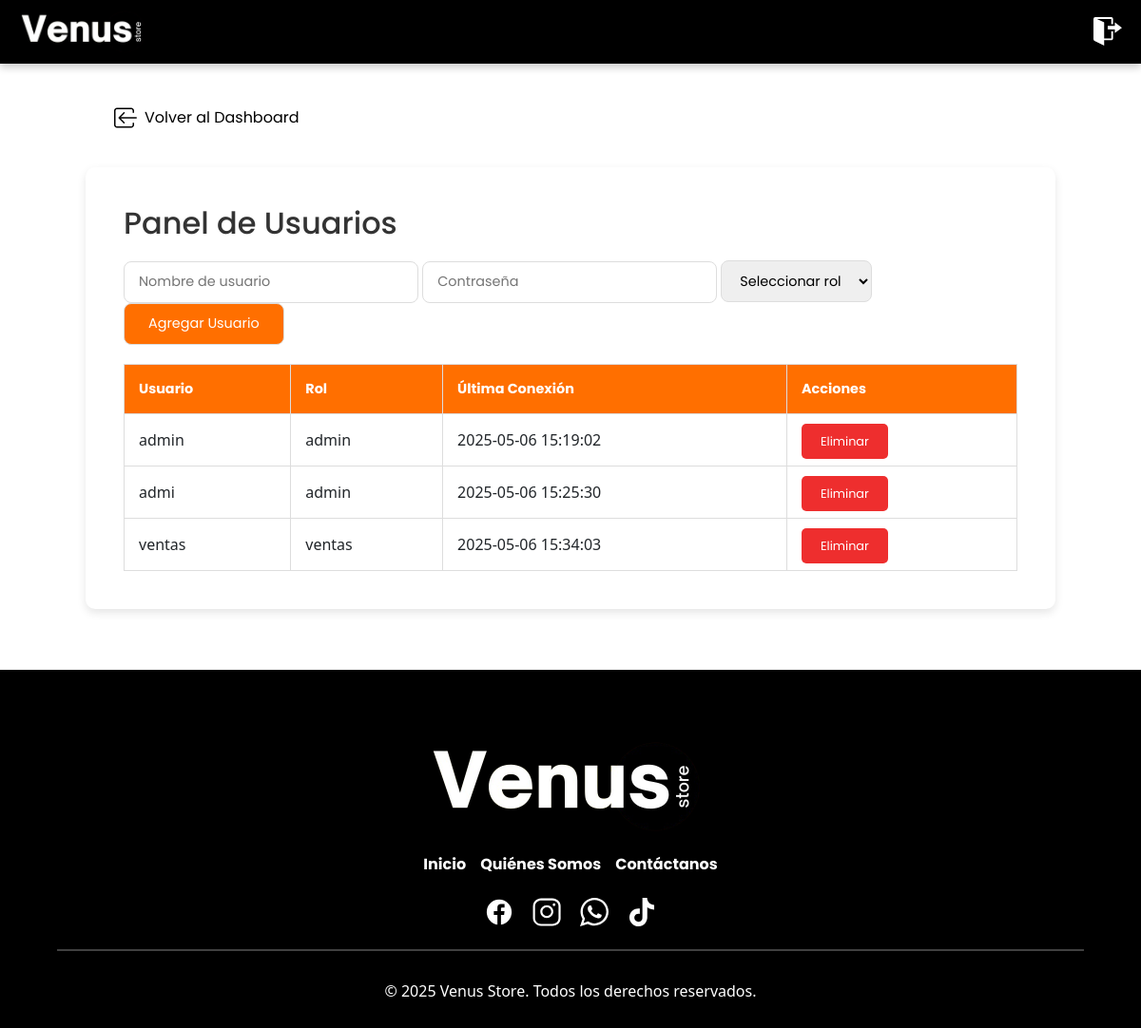
/usuarios.php (signed in), run on the app's committed database.
### tables this page shows
CREATE TABLE `usuarios` (
  `id` int(11) NOT NULL,
  `usuario` varchar(50) NOT NULL,
  `contraseña` varchar(255) NOT NULL,
  `rol` enum('admin','ventas') NOT NULL,
  `ultima_conexion` datetime DEFAULT NULL
);

### usuarios.php (the view, shortened to what this page needs)
<?php
include 'conexion.php';
$resultado = $conn->query("SELECT * FROM usuarios");
?>
<!DOCTYPE html>
<html lang="es">
<head>
    <link rel="stylesheet" href="style/usuarios.css">
</head>
<body>
    <?php include 'includes/navbar_admin.php'; ?>
    <br><br><br>
    <div class="volver-dashboard">
        <a href="dashboard.php">
            Volver al Dashboard</a>
    </div>
    <div class="contenedor">
        <h2>Panel de Usuarios</h2>
        <div class="form-agregar">
            <form method="POST" action="usuarios.php">
                <input type="text" name="usuario" placeholder="Nombre de usuario" required>
                <input type="password" name="contraseña" placeholder="Contraseña" pattern="^(?=.*[A-Z])(?=.*[a-z])(?=.*\d)(?=.*[!@#$%^&*])[A-Za-z\d!@#$%^&*]{8,}$" title="Debe tener al menos 8 caracteres, incluir mayúscula, minúscula, número y carácter especial." required>
                <select name="rol" required>
                    <option value="" disabled selected>Seleccionar rol</option>
                </select>
                <button type="submit">Agregar Usuario</button>
            </form>
        </div>
        <table>
            <tr>
                <th>Usuario</th>
                <th>Rol</th>
                <th>Última Conexión</th>
                <th>Acciones</th>
            </tr>
            <?php while ($fila = $resultado->fetch_assoc()) { ?>
                <tr>
                    <td><?php echo $fila['usuario']; ?></td>
                    <td><?php echo $fila['rol']; ?></td>
                    <td><?php echo $fila['ultima_conexion'] ? $fila['ultima_conexion'] : 'Sin conexión'; ?></td>
                    <td><a href="usuarios.php?eliminar=<?php echo $fila['id']; ?>" class="btn-eliminar" onclick="return confirmarEliminacion()">Eliminar</a></td>
                </tr>
            <?php } ?>
        </table>
    </div>
    <br>
    <?php include 'includes/footer.php'; ?>
</body>
</html>

### style/usuarios.css (style rules this page uses)
body { font-family: 'Poppins', sans-serif; margin: 0; padding: 0; }
.contenedor { width: 85%; margin: 40px auto; background-color: #fff; box-shadow: 0px 4px 10px rgba(0, 0, 0, 0.1); border-radius: 10px; padding: 40px; }
.contenedor h2 { margin-bottom: 20px; color: #333; font-family: 'Poppins', sans-serif; }
.form-agregar { margin-bottom: 20px; display: flex; gap: 10px; justify-content: space-between; }
table { width: 100%; border-collapse: collapse !important; border: 1px solid #ddd !important; }
th, td { padding: 15px; text-align: left; border: 1px solid #ddd !important; }
th { background-color: #FF6F00 !important; color: white !important; font-family: 'Poppins', sans-serif; font-size: 0.9rem; }
.form-agregar input, .form-agregar select, .form-agregar button { padding: 10px 15px; border-radius: 8px; border: 1px solid #ddd; font-family: 'Poppins', sans-serif; font-size: 0.9rem; outline: none; }
.form-agregar button { background-color: #FF6F00; color: white; cursor: pointer; padding: 10px 25px; transition: background-color 0.3s; }
.btn-eliminar { background-color: rgb(238, 46, 46); color: #fff; border: none; padding: 10px 20px; border-radius: 5px; font-size: 0.8rem; cursor: pointer; text-decoration: none; font-family: 'Poppins', sans-serif; }
.volver-dashboard { margin-bottom: 20px; text-align: left; width: 80%; margin: 40px auto; }
.volver-dashboard a { display: flex; align-items: center; gap: 8px; text-decoration: none; color: #000; font-family: 'Poppins', sans-serif; }
.volver-dashboard svg { width: 24px; height: 24px; }

### includes/navbar_admin.php (style rules this page uses)
body { font-family: 'Poppins', sans-serif; margin: 0; }

### data on the page
usuarios: usuario "admin", rol "admin", ultima_conexion "2025-05-06 15:19:02"
usuarios: usuario "admi", rol "admin", ultima_conexion "2025-05-06 15:25:30"
usuarios: usuario "ventas", rol "ventas", ultima_conexion "2025-05-06 15:34:03"
